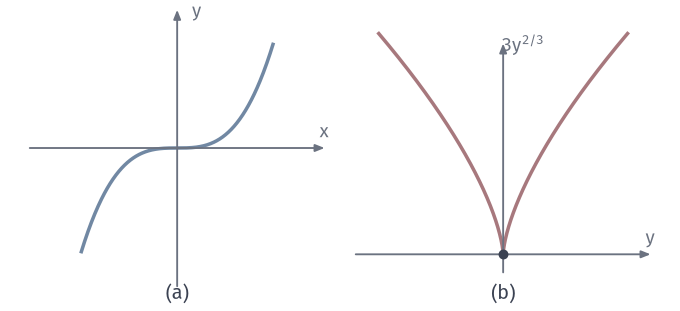

Here is the Python script that generated this plot:
"""F(x)=x^3 is a smooth bijection with non-smooth inverse; the pushforward of d/dx has component 3 y^(2/3)."""
from pathlib import Path
import sys
ROOT = next(p for p in Path(__file__).resolve().parents if (p/"build.sh").is_file() and (p/"tex/book.tex").is_file())
sys.path.insert(0, str(ROOT/"figures/04-spaces-measures-and-geometry/04-manifolds/matplotlib/mfd-common"))
from mfd3d import *

W, H = 96, 44
fig, ax = canvas(W, H)
def axes(ox, oy, xa, ya, xn, yn, sx, sy):
    arrow(ax, (ox+sx*xa[0], oy), (ox+sx*xa[1], oy), color=MUTED, lw=.75, scale=5.5)
    arrow(ax, (ox, oy+sy*ya[0]), (ox, oy+sy*ya[1]), color=MUTED, lw=.75, scale=5.5)
    label(ax, (ox+sx*xa[1], oy+2.3), xn, 7.5, MUTED); label(ax, (ox+2.8, oy+sy*ya[1]-.2), yn, 7.5, MUTED)
ox, oy, sx, sy = 25, 23, 13, 13
axes(ox, oy, (-1.6, 1.6), (-1.5, 1.5), '$x$', '$y$', sx, sy)
x = np.linspace(-1.04, 1.04, 400)
ax.plot(ox+sx*x, oy+sy*x**3, color=BLUE, lw=1.4, zorder=4)
ox2, oy2, sx2, sy2 = 71, 8, 13, 8.5
axes(ox2, oy2, (-1.6, 1.6), (-.3, 3.5), '$y$', r'$3y^{2/3}$', sx2, sy2)
y = np.linspace(-1.35, 1.35, 1201)
ax.plot(ox2+sx2*y, oy2+sy2*3*np.abs(y)**(2/3), color=RED, lw=1.4, zorder=4)
dot(ax, (ox2, oy2), INK, zorder=7)
panel_tag(ax, 25, 1.7, '(a)'); panel_tag(ax, ox2, 1.7, '(b)')
save(fig, Path(__file__).resolve().parent, 'figure', {'formula': 'F(x)=x^3; (F_*X)_y=3 y^(2/3) d/dy'})
